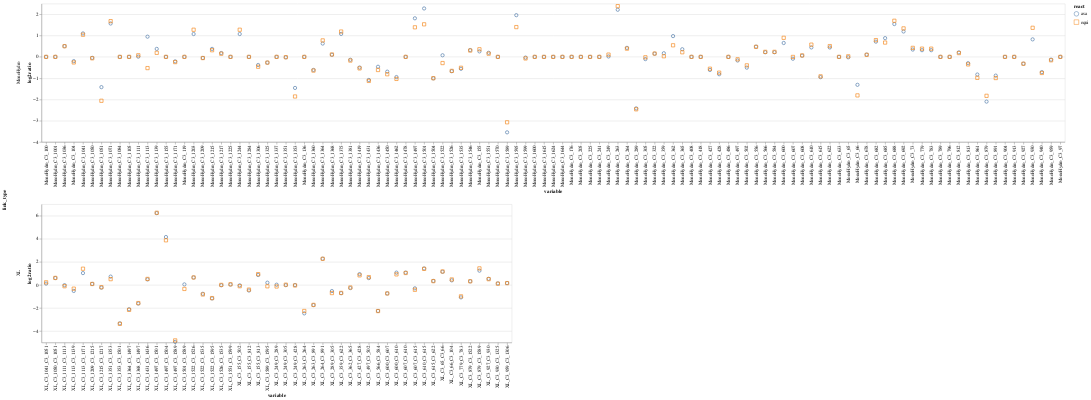

Notebook code cell kept with this figure:
### Code cell
alt.Chart(df_merge).mark_point(size=50).encode(
    x='variable',
    y=alt.Y('log2ratio'),
    row='link_type',
    color='react',
    shape='react'
).resolve_scale(x='independent', y='independent')

### Figure 1 — Vega-Lite specification as saved in the notebook (floating-point values rounded to 4 significant figures; data arrays with more than 128 entries replaced by an {"elided": "..."} marker saying what was removed)
{"config": {"view": {"continuousWidth": 400, "continuousHeight": 300}}, "data": {"name": "data-764bb0a350aebc9892794521b379dae4"}, "mark": {"type": "point", "size": 50}, "encoding": {"color": {"type": "nominal", "field": "react"}, "row": {"type": "nominal", "field": "link_type"}, "shape": {"type": "nominal", "field": "react"}, "x": {"type": "nominal", "field": "variable"}, "y": {"type": "quantitative", "field": "log2ratio"}}, "resolve": {"scale": {"x": "independent", "y": "independent"}}, "$schema": "https://vega.github.io/schema/vega-lite/v4.0.2.json", "datasets": {"data-764bb0a350aebc9892794521b379dae4": {"elided": "324 records"}}}
